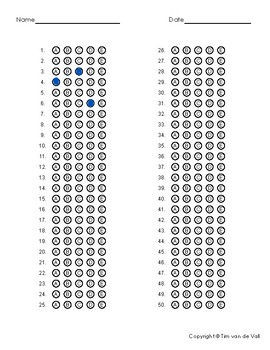
#> input picture Bubble Sheet/bubble-sheet-perfect-sample-shaded.jpg, 270 x 350 px
$ jupyter execute --allow-errors autofiller.ipynb
#> lines starting #> are read from the running program, lines starting #| are printed output that depends on the picture; after the words box and inside, x2 and y2 are one past the last pixel; in counts of white or black regions, pixels touching at a corner belong together
### Bubble Sheet/commonfunctions.py
import cv2
from imutils import grab_contours, contours
import skimage.io as io
import matplotlib.pyplot as plt
import numpy as np
from skimage.exposure import histogram
from matplotlib.pyplot import bar
from skimage.color import rgb2gray,rgb2hsv

# Convolution:
from scipy.signal import convolve2d
from scipy import fftpack
import math

from skimage.util import random_noise, invert
from skimage.filters import median, gaussian
from skimage.feature import canny
from skimage.measure import label
from skimage.color import label2rgb
from skimage.morphology import dilation, erosion, square, disk, opening
from skimage.transform import hough_circle, hough_circle_peaks


# Edges
from skimage.filters import sobel_h, sobel, sobel_v,roberts, prewitt

# Show the figures / plots inside the notebook
def show_images(images,titles=None):
    #This function is used to show image(s) with titles by sending an array of images and an array of associated titles.
    # images[0] will be drawn with the title titles[0] if exists
    # You aren't required to understand this function, use it as-is.
    n_ims = len(images)
    if titles is None: titles = ['(%d)' % i for i in range(1,n_ims + 1)]
    fig = plt.figure()
    n = 1
    for image,title in zip(images,titles):
        a = fig.add_subplot(1,n_ims,n)
        if image.ndim == 2:
            plt.gray()
        plt.imshow(image)
        a.set_title(title)
        n += 1
    fig.set_size_inches(np.array(fig.get_size_inches()) * n_ims)
    plt.show()


# [6 lines left out: function showHist, not called in this run]

def gamma_correction(image, c, gamma):
    return c * image ** gamma

# [17 lines left out: function global_thresholding, not called in this run]


### Bubble Sheet/autofiller.ipynb
[cell 1]
from commonfunctions import *

# Input Processing

Model Answer

[cell 2]
model_answer = {}

#> (the rest of this cell did not finish here and is left out)

Bubble Sheet: Preprocessing

[cell 3]
from skimage.measure import regionprops
from skimage.draw import circle_perimeter

image_path = 'bubble-sheet-perfect-sample-shaded.jpg'
bubble_sheet = io.imread(image_path)
#> bubble_sheet is the input picture: shape (350, 270, 3); mean R, G, B 233, 233.1, 233.2
if len(bubble_sheet.shape) == 3:
    bubble_sheet = rgb2gray(bubble_sheet)
#> bubble_sheet: shape (350, 270) float64
bubbles = bubble_sheet[45:310, 50:225]
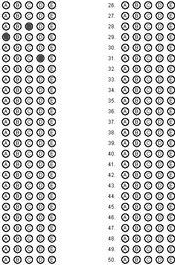
#> bubbles: shape (265, 175) float64; min 0, max 1, mean 0.836
inverted_image = invert(bubbles)
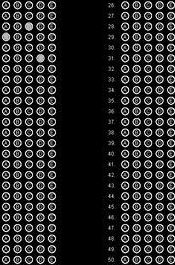
#> inverted_image: shape (265, 175) float64; min 0, max 1, mean 0.164
binary_image = inverted_image > 0.7
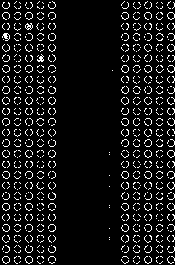
#> binary_image: shape (265, 175) bool; 8.7% white in thin lines or dots
se = disk(1)
dilated_image = dilation(binary_image, se)
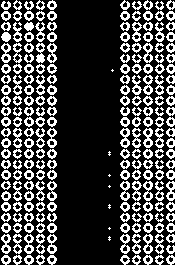
#> dilated_image: shape (265, 175) bool; 27.7% white in thin lines or dots
show_images([inverted_image, dilated_image])
#> in show_images, `n_ims = len(images)`: n_ims = 2
#> the loop in show_images, `for image,title in zip(images,titles):` made 2 passes
#> (title, n) on passes 1 to 2: ('(1)', 2), ('(2)', 3)
#> after the loop in show_images, `for image,title in zip(images,titles):`: n = 3

Filling Detection

[cell 4]
labeled_image, num_labels = label(dilated_image, connectivity=2, return_num=True)
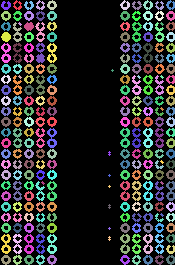
#> labeled_image: shape (265, 175) int32; 230 distinct labels, from 0 to 229; one colour per label, 0 black
#> num_labels = 229
regions = regionprops(labeled_image)
#> regions = 229 regions; largest, box (x1, y1, x2, y2) and area: (36, 43, 45, 63) 115, (143, 128, 153, 148) 113, (120, 128, 130, 148) 112, (1, 234, 11, 254) 111, (1, 43, 11, 63) 110

solid_circles = []
for region in regions:
    # Check if the region is sufficiently large and round
    area = region.area
    perimeter = region.perimeter
    roundness = (perimeter ** 2) / (4 * np.pi * area)

    if area > 50 and roundness < 1.2:  # Check for roundness
        solid_circles.append(region)
#> this loop made 229 passes
#> (area, perimeter, roundness) on passes 1 to 3: (43, 22.38, 0.927), (45, 27.21, 1.31), (57, 39.59, 2.19)
#> after the loop, solid_circles = 2 regions; box (x1, y1, x2, y2) and area: (1, 32, 11, 42) 73, (24, 22, 34, 31) 65

# show_images([dilated_image, labeled_image])

fig, ax = plt.subplots(figsize=(10, 10))
ax.imshow(dilated_image, cmap='gray')
ax.axis('off')

# Draw the detected solid circles
for circle in solid_circles:
    # Draw the circle boundary
    minr, minc, maxr, maxc = circle.bbox
    center_y, center_x = circle.centroid
    radius = np.sqrt(circle.area / np.pi)
    circ_y, circ_x = circle_perimeter(int(center_y), int(center_x), int(radius))
    circ_y = np.clip(circ_y, 0, dilated_image.shape[0] - 1)
    circ_x = np.clip(circ_x, 0, dilated_image.shape[1] - 1)
    ax.plot(circ_x, circ_y, color='red', linewidth=1)
    # Print status for each detected circle
    print(f"Circle at ({int(center_y)}, {int(center_x)})")
#> this loop made 2 passes
#> (minr, minc, maxr, maxc, center_y, center_x, radius) on passes 1 to 2: (22, 24, 31, 34, 25.95, 28.58, 4.55), (32, 1, 42, 11, 36.44, 5.64, 4.82)
#| Circle at (25, 28)
#| Circle at (36, 5)

plt.show()
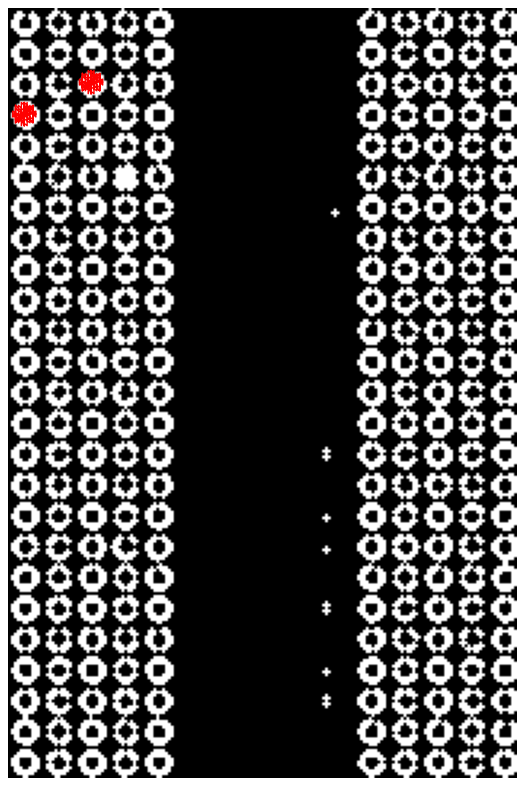
#> figure drawn by matplotlib, 1 panel
